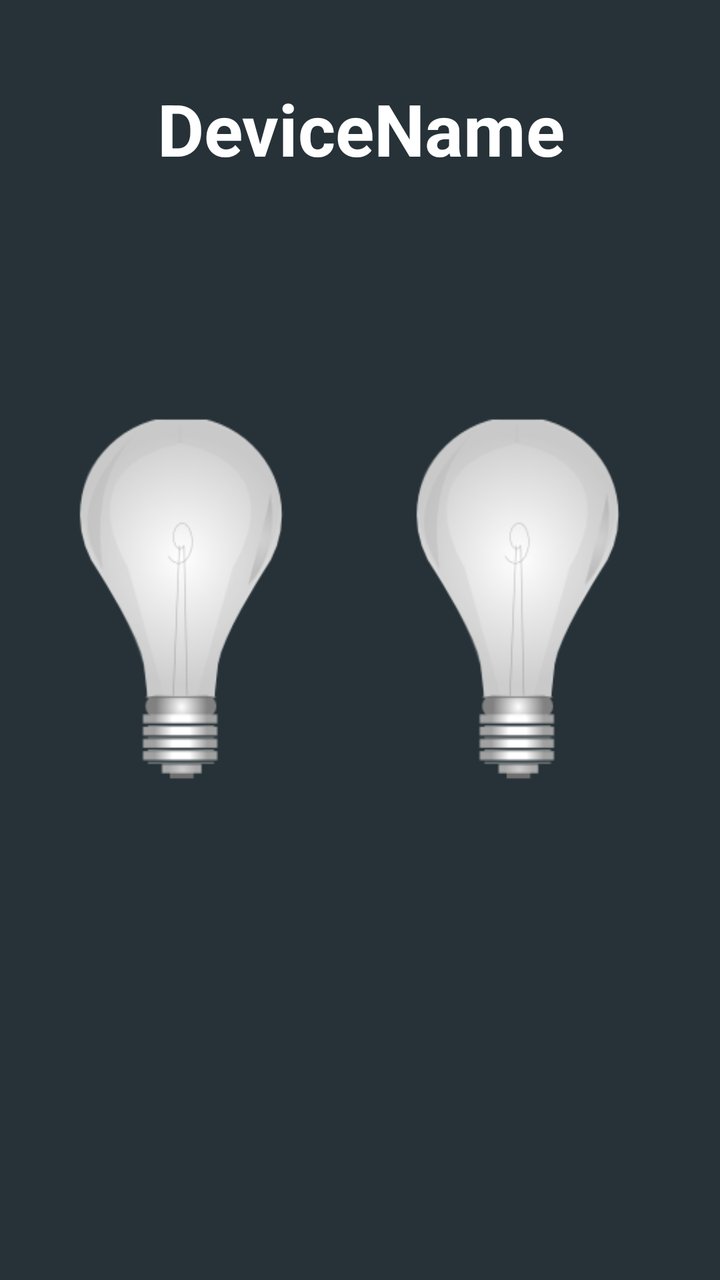
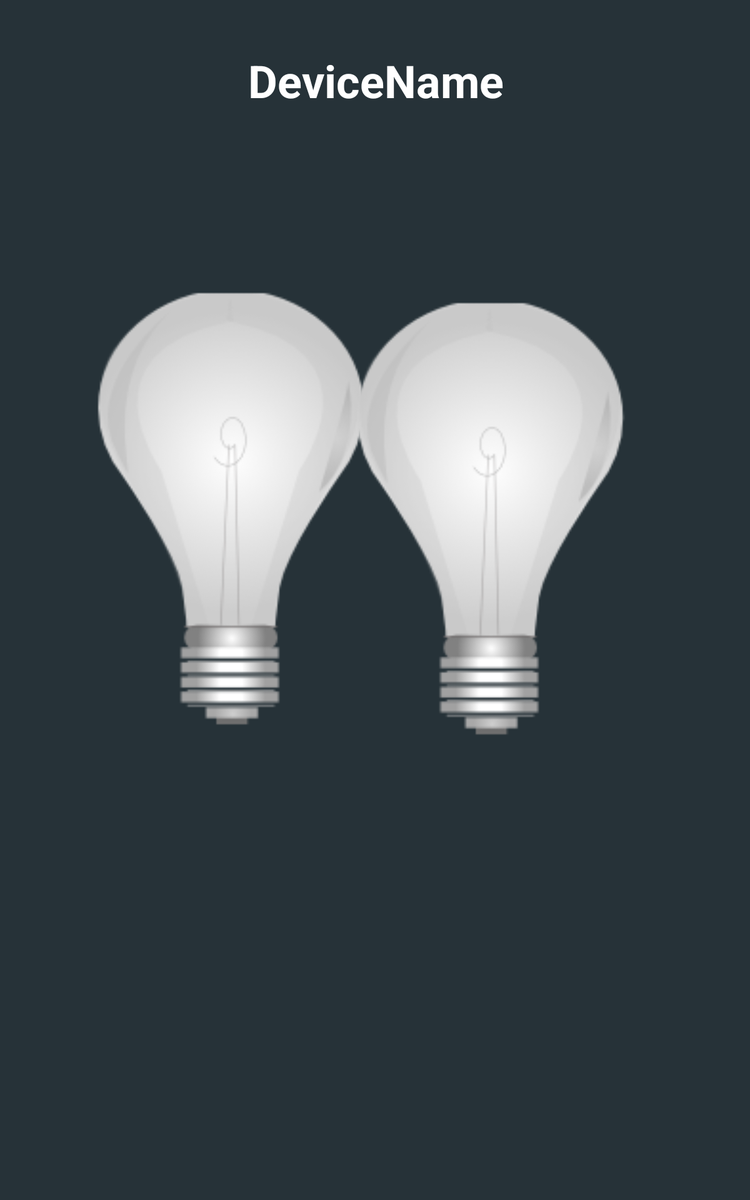

Compare how this app lays out the same screen by default and in its alternative resource folder. The renders come first, then the two layout files and the values they reference.
<!-- AndroidManifest.xml: application theme DarkTheme -->
<!-- res/layout/binarytwokeyswitch.xml -->
<android.support.constraint.ConstraintLayout xmlns:android="http://schemas.android.com/apk/res/android"
    xmlns:app="http://schemas.android.com/apk/res-auto"
    xmlns:tools="http://schemas.android.com/tools"
    android:id="@+id/RelativeLayout1"
    android:layout_width="match_parent"
    android:layout_height="match_parent"
    android:orientation="vertical">

    <TextView
        android:id="@+id/name"
        android:layout_width="990dp"
        android:layout_height="93dp"
        android:layout_marginTop="40dp"
        android:text="DeviceName"
        android:textAlignment="center"
        android:textColor="@color/white"
        android:textSize="36sp"
        android:textStyle="bold"
        app:layout_constraintEnd_toEndOf="parent"
        app:layout_constraintHorizontal_bias="0.5"
        app:layout_constraintStart_toStartOf="parent"
        app:layout_constraintTop_toTopOf="parent" />

    <ImageButton
        android:id="@+id/toggle1"
        android:layout_width="145dp"
        android:layout_height="181dp"
        android:layout_marginTop="76dp"
        android:background="@drawable/lampoff"
        android:clickable="true"
        android:focusable="true"
        android:onClick="onClick"
        app:layout_constraintEnd_toStartOf="@+id/toggle2"
        app:layout_constraintHorizontal_bias="0.5"
        app:layout_constraintStart_toStartOf="parent"
        app:layout_constraintTop_toBottomOf="@+id/name" />

    <ImageButton
        android:id="@+id/toggle2"
        android:layout_width="145dp"
        android:layout_height="181dp"
        android:layout_marginTop="76dp"
        android:background="@drawable/lampoff"
        android:clickable="true"
        android:focusable="true"
        android:onClick="onClick"
        app:layout_constraintEnd_toEndOf="parent"
        app:layout_constraintHorizontal_bias="0.5"
        app:layout_constraintStart_toEndOf="@+id/toggle1"
        app:layout_constraintTop_toBottomOf="@+id/name" />

</android.support.constraint.ConstraintLayout>
<!-- resources referenced by this layout -->
<resources>
  <color name="white">#fff</color>
  <!-- drawable lampoff: png bitmap (drawable, 10437 bytes) -->
  <style name="DarkTheme" parent="Theme.AppCompat.Light">
          <item name="colorPrimary">@color/colorPrimary</item>
          <item name="colorPrimaryDark">@color/colorPrimaryDark</item>
          <item name="android:textColorPrimary">@color/white</item>
          <item name="colorAccent">@color/colorAccent</item>
          <item name="android:color">@color/white</item>
          <item name="android:windowBackground">@color/colorPrimary</item>
          <item name="android:actionBarStyle">@color/colorPrimary</item>
          <item name="android:actionMenuTextColor">@color/white</item>
      </style>
  <color name="colorPrimary">#263238</color>
  <color name="colorPrimaryDark">#1f292e</color>
  <color name="colorAccent">#96a342</color>
</resources>
<!-- res/layout-large/binarytwokeyswitch.xml (the repository's variant of the layout above) -->
<!-- drawn on a 7-inch tablet held upright -->
<android.support.constraint.ConstraintLayout xmlns:android="http://schemas.android.com/apk/res/android"
    xmlns:app="http://schemas.android.com/apk/res-auto"
    xmlns:tools="http://schemas.android.com/tools"
    android:id="@+id/RelativeLayout1"
    android:layout_width="match_parent"
    android:layout_height="match_parent"
    android:orientation="vertical">

    <TextView
        android:id="@+id/name"
        android:layout_width="990dp"
        android:layout_height="93dp"
        android:layout_marginTop="40dp"
        android:text="DeviceName"
        android:textAlignment="center"
        android:textColor="@color/white"
        android:textSize="36sp"
        android:textStyle="bold"
        app:layout_constraintEnd_toEndOf="parent"
        app:layout_constraintHorizontal_bias="0.5"
        app:layout_constraintStart_toStartOf="parent"
        app:layout_constraintTop_toTopOf="parent" />

    <ImageButton
        android:id="@+id/toggle1"
        android:layout_width="305dp"
        android:layout_height="348dp"
        android:layout_marginTop="100dp"
        android:background="@drawable/lampoff"
        android:clickable="true"
        android:focusable="true"
        android:onClick="onClick"
        app:layout_constraintEnd_toEndOf="parent"
        app:layout_constraintHorizontal_bias="0.148"
        app:layout_constraintStart_toStartOf="parent"
        app:layout_constraintTop_toBottomOf="@+id/name" />

    <ImageButton
        android:id="@+id/toggle2"
        android:layout_width="305dp"
        android:layout_height="348dp"
        android:layout_marginTop="108dp"
        android:background="@drawable/lampoff"
        android:clickable="true"
        android:focusable="true"
        android:onClick="onClick"
        app:layout_constraintEnd_toEndOf="parent"
        app:layout_constraintHorizontal_bias="0.851"
        app:layout_constraintStart_toStartOf="parent"
        app:layout_constraintTop_toBottomOf="@+id/name" />

</android.support.constraint.ConstraintLayout>
